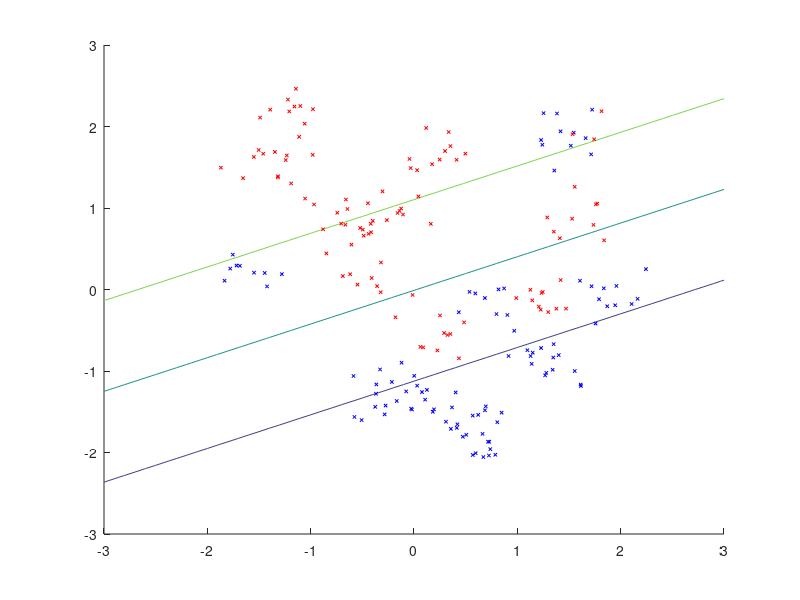

Source code (MATLAB):
clear;
clc;

% load data
data = load('data2Class.txt');

% decompose loaded data into X and Y
n = size(data, 1);
X = data(:,1:2);
Y = data(:,3);

%prepend 1 (constant) (linear features)
linfeat = @(x) [ones(rows(x),1),x];
quadfeat = @(x) [ones(rows(x),1),x, x(:,1).*x(:,2), x(:,1).*x(:,1), x(:,2).*x(:,2)];
sinfeat = @(x) [ones(rows(x),1),x, sin(x(:,1)), cos(x(:,1)), sin(x(:,2)), cos(x(:,2))];
X = linfeat(X);


m = columns(X);
lambda = 0.1;
sigmoid = @(x) 1 ./(1+exp(-x));
p = @(x,beta) sigmoid(x*beta);
grad = @(beta) X'*(p(X,beta)-Y) + 2*lambda*eye(m)*beta;
hess = @(beta) X'*diag(p(X,beta).*(1-p(X,beta)))*X;

beta = zeros(m,1);
for i = 1:10
  beta = beta - inverse(hess(beta))*grad(beta);
end


[a b] = meshgrid(-3:0.1:3, -3:0.1:3);
a_ = a(:);
b_ = b(:);
ab = [a_,b_];
%xgrid with features
Xgrid = linfeat(ab);
Ygrid = sigmoid(Xgrid*beta);
Ygrid = reshape(Ygrid, size(a));

%plot
hold on;
contour(a,b, Ygrid, [0.5 0.5]);
contour(a,b, Ygrid, [0.2 0.2]);
contour(a,b, Ygrid, [0.8 0.8]);
colors = zeros(n,3);
class0 = Y == 0;
class1 = Y == 1;
colors(class0, 3) = 1;
colors(class1, 1) = 1;
scatter(data(:,1), data(:,2),6,colors,'x');
%axis([-inf inf -inf inf -2 2])
%scatter3(data(:,1), data(:,2), data(:,3));
%surface(a,b,Ygrid);